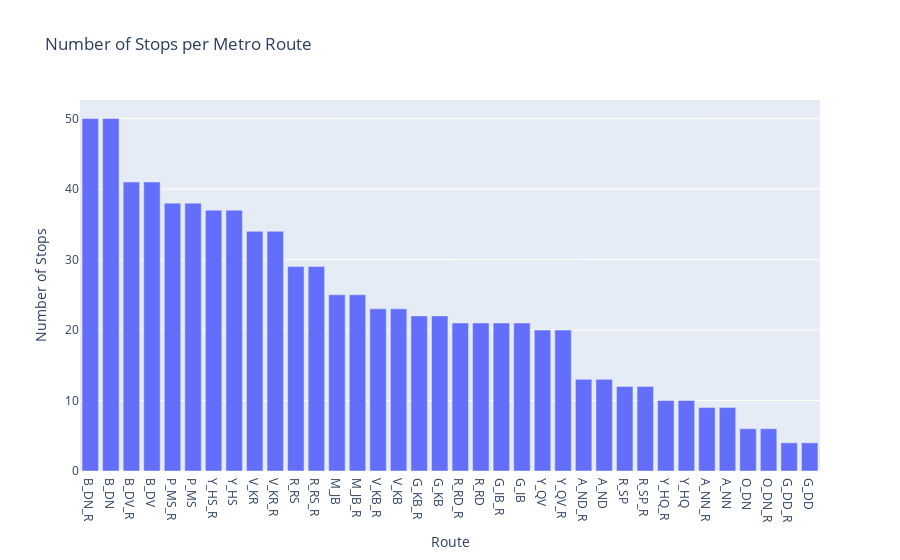

This figure's notebook cell:
### Markdown cell above
Number of Stops per Metro Route

### Code cell
merged = pd.merge(trips, stop_times, on='trip_id')
merged = pd.merge(merged, routes, on='route_id')
stops_per_route = merged.groupby('route_short_name')['stop_id'].nunique().sort_values(ascending=False)
fig = px.bar(x=stops_per_route.index, y=stops_per_route.values,
             labels={'x': 'Route', 'y': 'Number of Stops'}, title='Number of Stops per Metro Route')
fig.show()

### Figure 1 — Plotly figure (JSON) as saved in the notebook; plotly's stock layout.template omitted (floating-point values rounded to 4 significant figures)
{"data": [{"hovertemplate": "Route=%{x}<br>Number of Stops=%{y}<extra></extra>", "legendgroup": "", "marker": {"color": "#636efa", "pattern": {"shape": ""}}, "name": "", "orientation": "v", "showlegend": false, "textposition": "auto", "type": "bar", "x": ["B_DN_R", "B_DN", "B_DV_R", "B_DV", "P_MS_R", "P_MS", "Y_HS_R", "Y_HS", "V_KR", "V_KR_R", "R_RS", "R_RS_R", "M_JB", "M_JB_R", "V_KB_R", "V_KB", "G_KB_R", "G_KB", "R_RD_R", "R_RD", "G_IB_R", "G_IB", "Y_QV", "Y_QV_R", "A_ND_R", "A_ND", "R_SP", "R_SP_R", "Y_HQ_R", "Y_HQ", "A_NN_R", "A_NN", "O_DN", "O_DN_R", "G_DD_R", "G_DD"], "xaxis": "x", "y": [50, 50, 41, 41, 38, 38, 37, 37, 34, 34, 29, 29, 25, 25, 23, 23, 22, 22, 21, 21, 21, 21, 20, 20, 13, 13, 12, 12, 10, 10, 9, 9, 6, 6, 4, 4], "yaxis": "y"}], "layout": {"barmode": "relative", "legend": {"tracegroupgap": 0}, "title": {"text": "Number of Stops per Metro Route"}, "xaxis": {"anchor": "y", "domain": [0, 1], "title": {"text": "Route"}}, "yaxis": {"anchor": "x", "domain": [0, 1], "title": {"text": "Number of Stops"}}}}
